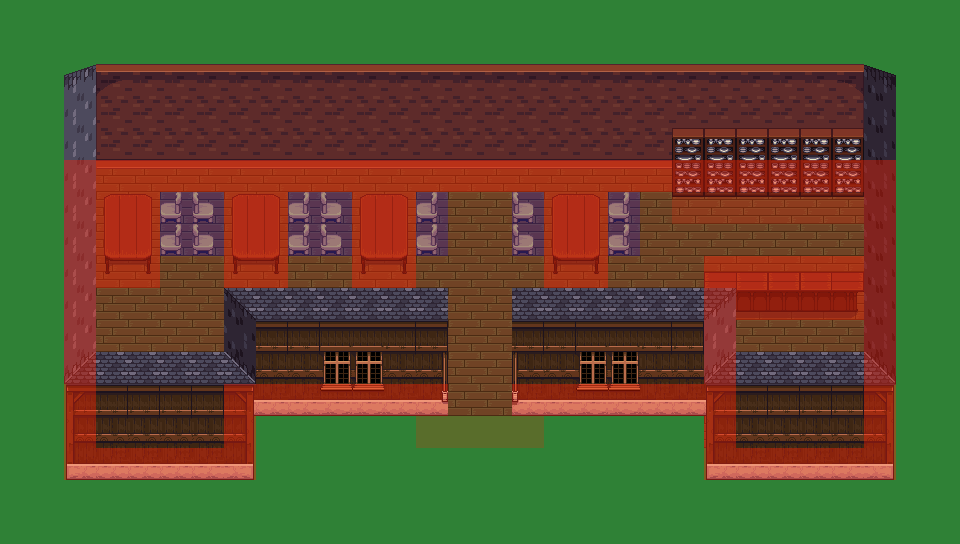

Rendered tile map (Tiled .tmx) drawn with the repository's tilesets; below, a short description and the full map source, tile grids included:
An orthogonal 30x17 tile map with 32x32 px tiles, 3 tile layers (background, object, collision), 4 tilesets and 1 object (teleport).

<map version="1.0" orientation="orthogonal" width="30" height="17" tilewidth="32" tileheight="32">
 <tileset firstgid="1" name="tiled_collision" tilewidth="32" tileheight="32">
  <image source="tiled_collision.png" width="480" height="32" />
 </tileset>
 <tileset firstgid="16" name="interior_background" tilewidth="32" tileheight="32">
  <image source="interior tiles/interior_background.png" width="864" height="832" />
 </tileset>
 <tileset firstgid="718" name="intfurniture" tilewidth="32" tileheight="64">
  <image source="interior tiles/intfurniture.png" width="671" height="512" />
 </tileset>
 <tileset firstgid="878" name="interiorbuildings" tilewidth="32" tileheight="128">
  <image source="interior tiles/interiorbuildings.png" width="672" height="768" />
 </tileset>
 <layer name="background" width="30" height="17">
  <data encoding="csv">
541,541,541,541,541,541,541,541,541,541,541,541,541,541,541,541,541,541,541,541,541,541,541,541,541,541,541,541,541,541,
541,541,541,541,541,541,541,541,541,541,541,541,541,541,541,541,541,541,541,541,541,541,541,541,541,541,541,541,541,541,
541,541,541,541,541,541,541,541,541,541,541,541,541,541,541,541,541,541,541,541,541,541,541,541,541,541,541,541,541,541,
541,541,541,541,541,541,541,541,541,541,541,541,541,541,541,541,541,541,541,541,541,541,541,541,541,541,541,541,541,541,
541,541,541,541,541,541,541,541,541,541,541,541,541,541,541,541,541,541,541,541,541,541,541,541,541,541,541,541,541,541,
541,541,541,156,156,156,156,156,156,156,156,156,156,156,156,156,156,156,156,156,156,156,156,156,156,156,156,541,541,541,
541,541,541,156,156,156,156,156,156,156,156,156,156,156,156,156,156,156,156,156,156,156,156,156,156,156,156,541,541,541,
541,541,541,156,156,156,156,156,156,156,156,156,156,156,156,156,156,156,156,156,156,156,156,156,156,156,156,541,541,541,
541,541,541,156,156,156,156,156,156,156,156,156,156,156,156,156,156,156,156,156,156,156,156,156,156,156,156,541,541,541,
541,541,541,156,156,156,156,156,156,156,156,156,156,156,156,156,156,156,156,156,156,156,156,156,156,156,156,541,541,541,
541,541,541,156,156,156,156,156,156,156,156,156,156,156,156,156,156,156,156,156,156,156,156,156,156,156,156,541,541,541,
541,541,541,156,156,156,156,156,156,156,156,156,156,156,156,156,156,156,156,156,156,156,156,156,156,156,156,541,541,541,
541,541,541,156,156,156,156,156,156,156,156,156,156,156,156,156,156,156,156,156,156,156,156,156,156,156,156,541,541,541,
541,541,541,156,156,156,156,541,541,541,541,541,541,541,541,541,541,541,541,541,541,541,156,156,156,156,156,541,541,541,
541,541,541,541,541,541,541,541,541,541,541,541,541,541,541,541,541,541,541,541,541,541,541,541,541,541,541,541,541,541,
541,541,541,541,541,541,541,541,541,541,541,541,541,541,541,541,541,541,541,541,541,541,541,541,541,541,541,541,541,541,
541,541,541,541,541,541,541,541,541,541,541,541,541,541,541,541,541,541,541,541,541,541,541,541,541,541,541,541,541,541
</data>
 </layer>
 <layer name="object" width="30" height="17">
  <data encoding="csv">
0,0,0,0,0,0,0,0,0,0,0,0,0,0,0,0,0,0,0,0,0,0,0,0,0,0,0,0,0,0,
0,0,0,0,0,0,0,0,0,0,0,0,0,0,0,0,0,0,0,0,0,0,0,0,0,0,0,0,0,0,
0,0,0,0,0,0,0,0,0,0,0,0,0,0,0,0,0,0,0,0,0,0,0,0,0,0,0,0,0,0,
0,0,0,0,0,0,0,0,0,0,0,0,0,0,0,0,0,0,0,0,0,0,0,0,0,0,0,0,0,0,
0,0,0,0,0,0,0,0,0,0,0,0,0,0,0,0,0,0,0,0,0,0,0,0,0,0,0,0,0,0,
0,0,897,962,963,963,963,963,963,963,963,963,963,963,963,963,963,963,963,963,963,963,963,963,963,963,964,898,0,0,
0,0,896,0,0,195,194,0,0,195,194,0,0,195,0,0,194,0,0,195,0,955,955,955,955,955,955,895,0,0,
0,0,896,802,803,195,194,802,803,195,194,802,803,195,0,0,194,802,803,195,0,0,0,0,0,0,0,895,0,0,
0,0,896,0,0,0,0,0,0,0,0,0,0,0,0,0,0,0,0,0,0,0,19,48,48,48,20,895,0,0,
0,0,896,822,823,0,0,822,823,0,0,822,823,0,0,0,0,822,823,0,0,0,46,75,75,75,47,895,0,0,
0,0,896,0,0,0,0,0,0,0,0,0,0,0,0,0,0,0,0,0,0,0,0,0,0,0,0,895,0,0,
0,0,896,0,0,0,0,0,0,0,0,0,0,0,0,0,0,0,0,0,0,0,0,0,0,0,0,895,0,0,
0,0,896,0,0,0,0,936,921,921,922,922,921,923,0,0,928,921,922,922,921,921,935,0,0,0,0,895,0,0,
0,0,896,0,0,0,0,895,0,0,0,0,0,0,0,0,0,0,0,0,0,0,896,0,0,0,0,895,0,0,
0,0,920,921,921,921,921,934,0,0,0,0,0,0,0,0,0,0,0,0,0,0,920,921,921,921,921,934,0,0,
0,0,0,0,0,0,0,0,0,0,0,0,0,0,0,0,0,0,0,0,0,0,0,0,0,0,0,0,0,0,
0,0,0,0,0,0,0,0,0,0,0,0,0,0,0,0,0,0,0,0,0,0,0,0,0,0,0,0,0,0
</data>
 </layer>
 <layer name="collision" width="30" height="17">
  <data encoding="csv">
0,0,0,0,0,0,0,0,0,0,0,0,0,0,0,0,0,0,0,0,0,0,0,0,0,0,0,0,0,0,
0,0,0,0,0,0,0,0,0,0,0,0,0,0,0,0,0,0,0,0,0,0,0,0,0,0,0,0,0,0,
0,0,0,0,0,0,0,0,0,0,0,0,0,0,0,0,0,0,0,0,0,0,0,0,0,0,0,0,0,0,
0,0,0,0,0,0,0,0,0,0,0,0,0,0,0,0,0,0,0,0,0,0,0,0,0,0,0,0,0,0,
0,0,0,0,0,0,0,0,0,0,0,0,0,0,0,0,0,0,0,0,0,0,0,0,0,0,0,0,0,0,
0,0,1,1,1,1,1,1,1,1,1,1,1,1,1,1,1,1,1,1,1,1,1,1,1,1,1,1,0,0,
0,0,1,1,1,4,4,1,1,4,4,1,1,4,0,0,4,1,1,4,0,3,3,3,3,3,3,1,0,0,
0,0,1,1,1,4,4,1,1,4,4,1,1,4,0,0,4,1,1,4,0,0,0,0,0,0,0,1,0,0,
0,0,1,1,1,0,0,1,1,0,0,1,1,0,0,0,0,1,1,0,0,0,1,1,1,1,1,1,0,0,
0,0,1,0,0,0,0,0,0,0,0,0,0,0,0,0,0,0,0,0,0,0,1,1,1,1,1,1,0,0,
0,0,1,0,0,0,0,0,0,0,0,0,0,0,0,0,0,0,0,0,0,0,1,0,0,0,0,1,0,0,
0,0,1,0,0,0,0,0,0,0,0,0,0,0,0,0,0,0,0,0,0,0,1,0,0,0,0,1,0,0,
0,0,1,0,0,0,0,1,1,1,1,1,1,1,0,0,1,1,1,1,1,1,1,0,0,0,0,1,0,0,
0,0,1,0,0,0,0,1,0,0,0,0,0,3,3,3,3,0,0,0,0,0,1,0,0,0,0,1,0,0,
0,0,1,1,1,1,1,1,0,0,0,0,0,0,0,0,0,0,0,0,0,0,1,1,1,1,1,1,0,0,
0,0,0,0,0,0,0,0,0,0,0,0,0,0,0,0,0,0,0,0,0,0,0,0,0,0,0,0,0,0,
0,0,0,0,0,0,0,0,0,0,0,0,0,0,0,0,0,0,0,0,0,0,0,0,0,0,0,0,0,0
</data>
 </layer>
 <objectgroup name="event" width="30" height="17">
  <object name="Teleport to Laurelia" type="teleport" x="448" y="384" width="64" height="32">
   <properties>
    <property name="intermap" value="laurelia.txt" />
   </properties>
  </object>
 </objectgroup>
 <objectgroup name="npc" width="30" height="17" />
</map>
